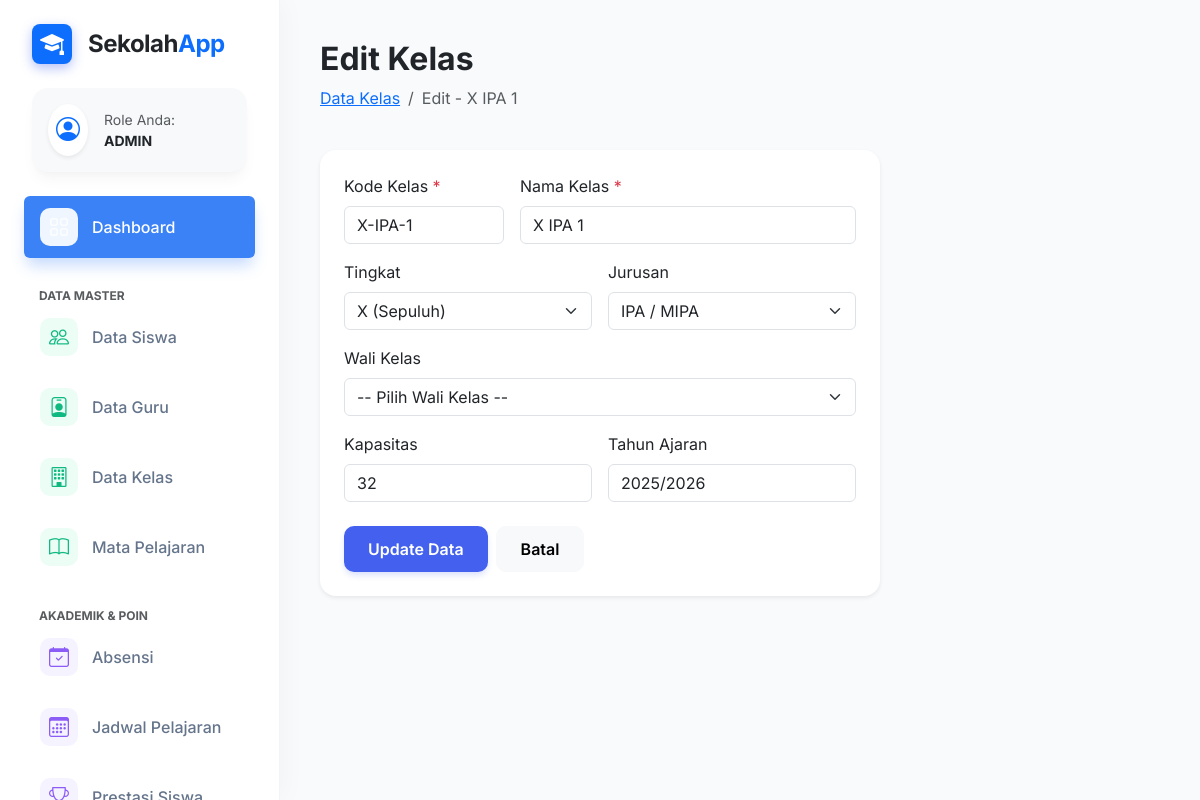
Page /kelas/edit/1 (signed in) on the committed database.
### tables this page shows
CREATE TABLE `kelas` (
  `id` INT AUTO_INCREMENT PRIMARY KEY,
  `kode_kelas` VARCHAR(10) UNIQUE NOT NULL,
  `nama_kelas` VARCHAR(50) NOT NULL,
  `tingkat` ENUM('X','XI','XII') NOT NULL,
  `jurusan` VARCHAR(50),
  `wali_kelas_id` INT NULL,
  `kapasitas` INT DEFAULT 30,
  `ruangan` VARCHAR(20),
  `tahun_ajaran` VARCHAR(9),
  `semester` ENUM('ganjil','genap') DEFAULT 'ganjil',
  `status` ENUM('aktif','nonaktif') DEFAULT 'aktif',
  `created_at` TIMESTAMP DEFAULT CURRENT_TIMESTAMP,
  `updated_at` TIMESTAMP DEFAULT CURRENT_TIMESTAMP ON UPDATE CURRENT_TIMESTAMP
);

### controllers/KelasController.php (called while the page is built, shortened)
<?php
class KelasController extends BaseController
{
    public function edit($id)
    {
        $model = $this->model('KelasModel');
        $kelas = $model->getById($id);
        $data = [
            'title' => 'Edit Kelas',
            'kelas' => $kelas,
            'guru_list' => $model->getGuruList()
        ];
        $this->view('kelas/edit', $data);
    }
}

### core/Router.php (called while the page is built, shortened)
<?php
class Router
{
    protected $method = 'index';
    public function __construct()
    {
        $url = $this->parseUrl();
        if (isset($url[0])) {
            $controllerName = ucfirst($url[0]) . 'Controller';
            if (file_exists(__DIR__ . '/../controllers/' . $controllerName . '.php')) {
                unset($url[0]);
            }
        }
        $this->controller = new $this->controller;
        if (isset($url[1])) {
            if (method_exists($this->controller, $url[1])) {
                $this->method = $url[1];
                unset($url[1]);
            }
        }
        $this->params = $url ? array_values($url) : [];
        call_user_func_array([$this->controller, $this->method], $this->params);
    }
    public function parseUrl()
    {
        if (isset($_GET['url'])) {
            return explode('/', filter_var(rtrim($_GET['url'], '/'), FILTER_SANITIZE_URL));
        }
        return [];
    }
}

### index.php (called while the page is built)
<?php
require_once 'config/database.php';
require_once 'core/Router.php';
require_once 'core/BaseController.php';
require_once 'core/BaseModel.php';
$app = new Router();

### core/Database.php (called while the page is built, shortened)
<?php
class Database
{
    private $host = DB_HOST;
    private $user = DB_USER;
    private $pass = DB_PASS;
    private $dbname = DB_NAME;
    public $conn;
    private function connect()
    {
        $this->conn = new mysqli($this->host, $this->user, $this->pass, $this->dbname);
    }
    public function query($sql)
    {
        return $this->conn->prepare($sql);
    }
}

### core/BaseModel.php (called while the page is built, shortened)
<?php
require_once __DIR__ . '/Database.php';
class BaseModel
{
    protected $db;
    protected $table;
    protected $primaryKey = 'id';
    public function __construct()
    {
        $this->db = new Database();
    }
    public function getById($id)
    {
        $sql = "SELECT * FROM " . $this->table . " WHERE " . $this->primaryKey . " = ?";
        $stmt = $this->db->query($sql);
        $stmt->bind_param("i", $id);
        $stmt->execute();
        $result = $stmt->get_result();
        return $result->fetch_assoc();
    }
}

### views/kelas/edit.php (the view, shortened to what this page needs)
<div class="main-content">
    <div class="d-flex justify-content-between align-items-center mb-4">
        <div>
            <h2 class="fw-bold text-dark">Edit Kelas</h2>
            <nav aria-label="breadcrumb">
                <ol class="breadcrumb">
                    <li class="breadcrumb-item"><a href="<?= BASE_URL ?>kelas">Data Kelas</a></li>
                    <li class="breadcrumb-item active" aria-current="page">Edit -
                        <?= $kelas['nama_kelas'] ?>
                    </li>
                </ol>
            </nav>
        </div>
    </div>
    <div class="card border-0 shadow-sm col-md-8">
        <div class="card-body p-4">
            <form action="<?= BASE_URL ?>kelas/update/<?= $kelas['id'] ?>" method="POST">
                <div class="row g-3 mb-3">
                    <div class="col-md-4">
                        <label class="form-label">Kode Kelas <span class="text-danger">*</span></label>
                        <input type="text" name="kode_kelas" class="form-control" value="<?= $kelas['kode_kelas'] ?>"
                            required>
                    </div>
                    <div class="col-md-8">
                        <label class="form-label">Nama Kelas <span class="text-danger">*</span></label>
                        <input type="text" name="nama_kelas" class="form-control" value="<?= $kelas['nama_kelas'] ?>"
                            required>
                    </div>
                </div>
                <div class="row g-3 mb-3">
                    <div class="col-md-6">
                        <label class="form-label">Tingkat</label>
                        <select name="tingkat" class="form-select" required>
                            <option value="X" <?= $kelas['tingkat'] == 'X' ? 'selected' : '' ?>>X (Sepuluh)</option>
                        </select>
                    </div>
                    <div class="col-md-6">
                        <label class="form-label">Jurusan</label>
                        <select name="jurusan" class="form-select">
                            <option value="IPA" <?= $kelas['jurusan'] == 'IPA' ? 'selected' : '' ?>>IPA / MIPA</option>
                        </select>
                    </div>
                </div>
                <div class="mb-3">
                    <label class="form-label">Wali Kelas</label>
                    <select name="wali_kelas_id" class="form-select">
                        <option value="">-- Pilih Wali Kelas --</option>
                    </select>
                </div>
                <div class="row g-3 mb-4">
                    <div class="col-md-6">
                        <label class="form-label">Kapasitas</label>
                        <input type="number" name="kapasitas" class="form-control" value="<?= $kelas['kapasitas'] ?>">
                    </div>
                    <div class="col-md-6">
                        <label class="form-label">Tahun Ajaran</label>
                        <input type="text" name="tahun_ajaran" class="form-control"
                            value="<?= $kelas['tahun_ajaran'] ?>">
                    </div>
                </div>
                <div class="d-flex text-end">
                    <button type="submit" class="btn btn-primary px-4 me-2">Update Data</button>
                    <a href="<?= BASE_URL ?>kelas" class="btn btn-light px-4">Batal</a>
                </div>
            </form>
        </div>
    </div>
</div>

### views/layouts/header.php (style rules this page uses)
:root { --primary-color: #4361ee; --primary-light: #eef2ff; --secondary-color: #3f37c9; --success-color: #10b981; --danger-color: #ef4444; --warning-color: #f59e0b; --info-color: #3b82f6; --sidebar-width: 280px; --bg-body: #f8fafc; --card-shadow: 0 10px 15px -3px rgba(0, 0, 0, 0.04), 0 4px 6px -2px rgba(0, 0, 0, 0.02); }
body { font-family: 'Inter', sans-serif; background-color: var(--bg-body); color: #1e293b; }
.main-content { margin-left: var(--sidebar-width); padding: 40px; }
.card { border: 1px solid #f1f5f9; border-radius: 16px; box-shadow: var(--card-shadow); transition: transform 0.2s, box-shadow 0.2s; background: #fff; }
.btn { border-radius: 10px; padding: 10px 20px; font-weight: 600; transition: all 0.2s; }
.btn-primary { background-color: var(--primary-color); border: none; box-shadow: 0 4px 6px -1px rgba(67, 97, 238, 0.2); }

### rows in the picture
kelas: nama_kelas "X IPA 1", kode_kelas "X-IPA-1", tingkat "X (Sepuluh)", jurusan "IPA / MIPA", kapasitas "32", tahun_ajaran "2025/2026"

### other values in the picture
$role "ADMIN"
